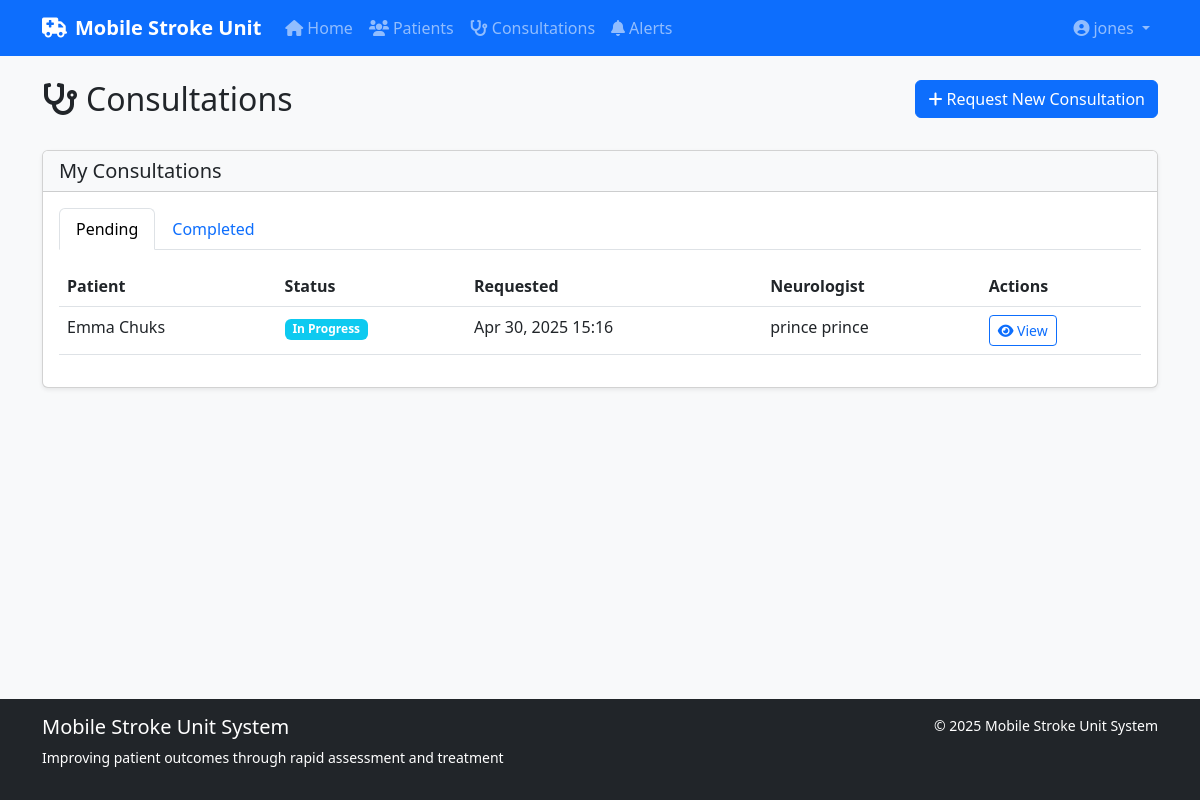
The app's page /consultations/ (signed in) with its own data.
### stroke_app/models.py (models this page shows, shortened)
class Consultation(models.Model):
    STATUS_CHOICES = (
        ('requested', 'Requested'),
        ('in_progress', 'In Progress'),
        ('completed', 'Completed'),
        ('cancelled', 'Cancelled'),
    )
    DIAGNOSIS_CHOICES = (
        ('ischemic_stroke', 'Acute Ischemic Stroke'),
        ('hemorrhagic_stroke', 'Acute Hemorrhagic Stroke'),
        ('tia', 'Transient Ischemic Attack'),
        ('other', 'Other'),
    )
    patient = models.ForeignKey(Patient, on_delete=models.CASCADE, related_name='consultations')
    requested_by = models.ForeignKey(User, on_delete=models.SET_NULL, null=True, related_name='requested_consultations')
    neurologist = models.ForeignKey(User, on_delete=models.SET_NULL, null=True, related_name='performed_consultations')
    status = models.CharField(max_length=20, choices=STATUS_CHOICES, default='requested')
    requested_at = models.DateTimeField(auto_now_add=True)
    started_at = models.DateTimeField(null=True, blank=True)
    completed_at = models.DateTimeField(null=True, blank=True)
    chief_complaint = models.TextField()
    diagnosis = models.CharField(max_length=30, choices=DIAGNOSIS_CHOICES, null=True, blank=True)
    tpa_recommended = models.BooleanField(default=False)
    tpa_administered = models.BooleanField(default=False)
    tpa_time = models.DateTimeField(null=True, blank=True)
    other_recommendations = models.TextField(blank=True)
    notes = models.TextField(blank=True)

class Patient(models.Model):
    GENDER_CHOICES = (
        ('M', 'Male'),
        ('F', 'Female'),
        ('O', 'Other'),
    )
    first_name = models.CharField(max_length=100)
    last_name = models.CharField(max_length=100)
    age = models.IntegerField(validators=[MinValueValidator(0), MaxValueValidator(120)])
    gender = models.CharField(max_length=1, choices=GENDER_CHOICES)
    medical_history = models.TextField(blank=True)
    created_at = models.DateTimeField(auto_now_add=True)
    created_by = models.ForeignKey(User, on_delete=models.SET_NULL, null=True, related_name='created_patients')

### stroke_app/views.py (the view, shortened to what this page needs)
# urls.py: path('consultations/', views.consultation_list, name='consultation_list'),
@login_required
def consultation_list(request):
    if hasattr(request.user, 'profile'):
        user_role = request.user.profile.role
        if user_role == 'neurologist':
            pending_consultations = Consultation.objects.filter(
                Q(status='requested') |
                Q(status='in_progress', neurologist=request.user)
            ).order_by('-requested_at')
            completed_consultations = Consultation.objects.filter(
                status='completed', neurologist=request.user
            ).order_by('-completed_at')
        elif user_role == 'technician':
            pending_consultations = Consultation.objects.filter(
                requested_by=request.user, status__in=['requested', 'in_progress']
            ).order_by('-requested_at')
            completed_consultations = Consultation.objects.filter(
                requested_by=request.user, status='completed'
            ).order_by('-completed_at')
        else:
            pending_consultations = Consultation.objects.none()
            completed_consultations = Consultation.objects.none()
            messages.warning(request, "Your user role does not have permission to view consultations.")
            return redirect('home')
    else:
        pending_consultations = Consultation.objects.none()
        completed_consultations = Consultation.objects.none()
        messages.warning(request, "User profile not found. Please contact an administrator.")
        return redirect('home')
    return render(request, 'consultations/consultation_list.html', {
        'pending_consultations': pending_consultations,
        'completed_consultations': completed_consultations,
        'user_role': user_role,
        'pending_count': pending_consultations.count()
    })

### stroke_app/templates/consultations/consultation_list.html (shortened to what this page needs)
{% extends 'base.html' %}
{% block content %}
<div class="row mb-4">
    <div class="col-md-6">
        <h2><i class="fas fa-stethoscope me-2"></i>Consultations</h2>
    </div>
    <div class="col-md-6 text-md-end">
        {% if user_role == 'technician' %}
            <a href="{% url 'patient_list' %}" class="btn btn-primary">
                <i class="fas fa-plus me-1"></i>Request New Consultation
            </a>
        {% endif %}
    </div>
</div>
<div class="card shadow-sm">
    <div class="card-header bg-light">
        {% if user_role == 'neurologist' %}
            <ul class="nav nav-tabs card-header-tabs" id="consultationTabs" role="tablist">
                <li class="nav-item" role="presentation">
                    <button class="nav-link active" id="pending-tab" data-bs-toggle="tab" data-bs-target="#pending" type="button" role="tab">
                        Pending Consultations
                        <span class="badge bg-warning ms-1">{{ pending_count }}</span>
                    </button>
                </li>
                <li class="nav-item" role="presentation">
                    <button class="nav-link" id="completed-tab" data-bs-toggle="tab" data-bs-target="#completed" type="button" role="tab">
                        Completed Consultations
                    </button>
                </li>
            </ul>
        {% else %}
            <h5 class="mb-0">My Consultations</h5>
        {% endif %}
    </div>
    <div class="card-body">
        {% if user_role == 'neurologist' %}
            <div class="tab-content" id="consultationTabsContent">
                <div class="tab-pane fade show active" id="pending" role="tabpanel" aria-labelledby="pending-tab">
                    {% if pending_consultations %}
                        <div class="list-group">
                            {% for consultation in pending_consultations %}
                                <a href="{% url 'consultation_detail' consultation.pk %}" class="list-group-item list-group-item-action">
                                    <div class="d-flex justify-content-between align-items-center">
                                        <h6 class="mb-1">
                                            <span class="badge {% if consultation.status == 'requested' %}bg-warning{% else %}bg-info{% endif %}">
                                                {{ consultation.get_status_display }}
                                            </span>
                                            {{ consultation.patient.first_name }} {{ consultation.patient.last_name }}
                                        </h6>
                                        <small>Requested: {{ consultation.requested_at|date:"M d, Y H:i" }}</small>
                                    </div>
                                    <p class="mb-1">{{ consultation.chief_complaint|truncatechars:150 }}</p>
                                    <div class="d-flex justify-content-between align-items-center mt-2">
                                        <small>
                                            <strong>Requested by:</strong> {{ consultation.requested_by.get_full_name|default:consultation.requested_by.username }}
                                        </small>
                                        {% if consultation.status == 'requested' %}
                                            <a href="{% url 'consultation_accept' consultation.pk %}" class="btn btn-sm btn-outline-primary">
                                                <i class="fas fa-check me-1"></i>Accept
                                            </a>
                                        {% endif %}
                                    </div>
                                </a>
                            {% endfor %}
                        </div>
                    {% else %}
                        <div class="text-center p-4">
                            <p class="mb-0"><i class="fas fa-check-circle text-success me-2"></i>No pending consultations at this time.</p>
                        </div>
                    {% endif %}
                </div>
                <div class="tab-pane fade" id="completed" role="tabpanel" aria-labelledby="completed-tab">
                    {% if completed_consultations %}
                        <div class="list-group">
                            {% for consultation in completed_consultations %}
                                <a href="{% url 'consultation_detail' consultation.pk %}" class="list-group-item list-group-item-action">
                                    <div class="d-flex justify-content-between">
                                        <h6 class="mb-1">
                                            <span class="badge bg-success">Completed</span>
                                            {{ consultation.patient.first_name }} {{ consultation.patient.last_name }}
                                            {% if consultation.tpa_recommended %}
                                                <span class="badge bg-danger ms-1">tPA Recommended</span>
                                            {% endif %}
                                        </h6>
                                        <small>Completed: {{ consultation.completed_at|date:"M d, Y H:i" }}</small>
                                    </div>
                                    <p class="mb-1">{{ consultation.get_diagnosis_display }}</p>
                                    <small>
                                        <strong>Patient:</strong> {{ consultation.patient.first_name }} {{ consultation.patient.last_name }}
                                    </small>
                                </a>
                            {% endfor %}
                        </div>
                    {% else %}
                        <div class="text-center p-4">
                            <p class="text-muted">No completed consultations found.</p>
                        </div>
                    {% endif %}
                </div>
            </div>
        {% else %}
            <ul class="nav nav-tabs" id="myTab" role="tablist">
                <li class="nav-item" role="presentation">
                    <button class="nav-link active" id="pending-tab" data-bs-toggle="tab" data-bs-target="#pending"
                            type="button" role="tab" aria-controls="pending" aria-selected="true">Pending</button>
                </li>
                <li class="nav-item" role="presentation">
                    <button class="nav-link" id="completed-tab" data-bs-toggle="tab" data-bs-target="#completed"
                            type="button" role="tab" aria-controls="completed" aria-selected="false">Completed</button>
                </li>
            </ul>
            <div class="tab-content pt-3" id="myTabContent">
                <div class="tab-pane fade show active" id="pending" role="tabpanel" aria-labelledby="pending-tab">
                    {% if pending_consultations %}
                        <div class="table-responsive">
                            <table class="table table-hover">
                                <thead>
                                    <tr>
                                        <th>Patient</th>
                                        <th>Status</th>
                                        <th>Requested</th>
                                        <th>Neurologist</th>
                                        <th>Actions</th>
                                    </tr>
                                </thead>
                                <tbody>
                                    {% for consultation in pending_consultations %}
                                        <tr>
                                            <td>{{ consultation.patient.first_name }} {{ consultation.patient.last_name }}</td>
                                            <td>
                                                <span class="badge {% if consultation.status == 'requested' %}bg-warning{% elif consultation.status == 'in_progress' %}bg-info{% else %}bg-secondary{% endif %}">
                                                    {{ consultation.get_status_display }}
                                                </span>
                                            </td>
                                            <td>{{ consultation.requested_at|date:"M d, Y H:i" }}</td>
                                            <td>
                                                {% if consultation.neurologist %}
                                                    {{ consultation.neurologist.get_full_name|default:consultation.neurologist.username }}
                                                {% else %}
                                                    Pending assignment
                                                {% endif %}
                                            </td>
                                            <td>
                                                <a href="{% url 'consultation_detail' consultation.pk %}" class="btn btn-sm btn-outline-primary">
                                                    <i class="fas fa-eye"></i> View
                                                </a>
                                            </td>
                                        </tr>
                                    {% endfor %}
                                </tbody>
                            </table>
                        </div>
                    {% endif %}
                </div>
            </div>
        {% endif %}
    </div>
</div>
{% endblock %}

### stroke_app/templates/base.html (shortened to what this page needs)
<!DOCTYPE html>
<html lang="en">
<head>
    <link href="https://cdn.jsdelivr.net/npm/bootstrap@5.3.0-alpha1/dist/css/bootstrap.min.css" rel="stylesheet">
    <link rel="stylesheet" href="https://cdnjs.cloudflare.com/ajax/libs/font-awesome/6.0.0-beta3/css/all.min.css">
</head>
<body>
    <nav class="navbar navbar-expand-lg navbar-dark bg-primary">
        <div class="container">
            <a class="navbar-brand" href="{% url 'home' %}">
                <i class="fas fa-ambulance me-2"></i>Mobile Stroke Unit
            </a>
            <div class="collapse navbar-collapse" id="navbarNav">
                <ul class="navbar-nav me-auto">
                    {% if user.is_authenticated %}
                        <li class="nav-item">
                            <a class="nav-link" href="{% url 'home' %}"><i class="fas fa-home me-1"></i>Home</a>
                        </li>
                        <li class="nav-item">
                            <a class="nav-link" href="{% url 'patient_list' %}"><i class="fas fa-users me-1"></i>Patients</a>
                        </li>
                        <li class="nav-item">
                            <a class="nav-link" href="{% url 'consultation_list' %}"><i class="fas fa-stethoscope me-1"></i>Consultations</a>
                        </li>
                        <li class="nav-item">
                            <a class="nav-link" href="{% url 'alert_list' %}"><i class="fas fa-bell me-1"></i>Alerts</a>
                        </li>
                    {% endif %}
                </ul>
                <ul class="navbar-nav">
                    {% if user.is_authenticated %}
                        <li class="nav-item dropdown">
                            <a class="nav-link dropdown-toggle" href="#" id="userDropdown" role="button" data-bs-toggle="dropdown">
                                <i class="fas fa-user-circle me-1"></i>{{ user.username }}
                            </a>
                        </li>
                    {% endif %}
                </ul>
            </div>
        </div>
    </nav>
    <div class="container my-4 main-content">
        {% block content %}{% endblock %}
    </div>
    <footer class="footer bg-dark text-white py-3">
        <div class="container">
            <div class="row">
                <div class="col-md-6">
                    <h5>Mobile Stroke Unit System</h5>
                    <p class="small">Improving patient outcomes through rapid assessment and treatment</p>
                </div>
                <div class="col-md-6 text-md-end">
                    <p class="mb-0 small">
                        &copy; {% now "Y" %} Mobile Stroke Unit System
                    </p>
                </div>
            </div>
        </div>
    </footer>
</body>
</html>

### stroke_app/templates/base.html (style rules this page uses)
body { min-height: 100vh; display: flex; flex-direction: column; background-color: #f8f9fa; }
.main-content { flex: 1; }
.navbar-brand { font-weight: bold; color: white; }
.footer { margin-top: auto; }

### records on screen
Consultation: patient.first_name "Emma", patient.last_name "Chuks", status "In Progress", requested_at "Apr 30, 2025 15:16", neurologist.get_full_name "prince prince"

### other values on screen
{{ user.username }} "jones"
